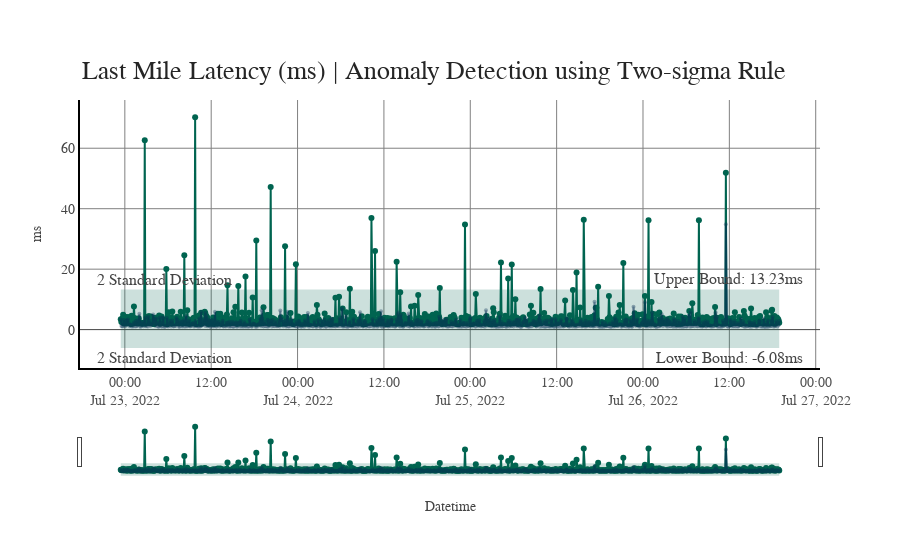

The cell this chart's notebook holds for it:
### Code cell
plot_lml_three_sigma_detection(df = lml_df,
                           last_x_days = 5,
                           date_col = 'datetime', 
                           y_col = 'last_mile_latency', 
                           num_sigma = 2
)

### Figure 1 — Plotly figure (JSON) as saved in the notebook; plotly's stock layout.template omitted (floating-point values rounded to 4 significant figures; data arrays with more than 128 entries replaced by an {"elided": "..."} marker saying what was removed)
{"data": [{"fill": "toself", "fillcolor": "rgba(0,100,80,0.2)", "hoverinfo": "skip", "line": {"color": "rgba(255,255,255,0)"}, "mode": "lines+markers", "showlegend": false, "type": "scatter", "x": {"elided": "2180 str values"}, "y": {"elided": "2180 float values"}}, {"hovertemplate": "<b>Wired + 60 GHz</b><br><b>Last Mile Latency: </b> %{y} ms<br><b>Datetime: </b>: %{x|%Y/%m/%d %H:%M:%S (%a)}<br><extra></extra>", "line": {"color": "rgb(0,100,80)"}, "mode": "lines+markers", "name": "Wired + 60 GHz", "showlegend": false, "type": "scatter", "x": {"elided": "1090 str values"}, "y": {"elided": "1090 float values"}}, {"hovertemplate": "<b>Wired</b><br><b>Last Mile Latency: </b> %{y} ms<br><b>Datetime: </b>: %{x|%Y/%m/%d %H:%M:%S (%a)}<br><extra></extra>", "line": {"color": "rgb(8,46,84)"}, "marker": {"opacity": 0.6, "size": 4}, "mode": "lines+markers", "name": "wired", "opacity": 0.6, "showlegend": false, "type": "scatter", "x": {"elided": "1093 str values"}, "y": {"elided": "1093 float values"}}], "layout": {"annotations": [{"font": {"family": "Arial", "size": 16}, "showarrow": false, "text": "2 Standard Deviation", "x": 0.02, "xanchor": "left", "xref": "paper", "y": 13.23, "yanchor": "bottom"}, {"font": {"family": "Arial", "size": 16}, "showarrow": false, "text": "Upper Bound: 13.23ms", "x": 0.98, "xanchor": "right", "xref": "paper", "y": 13.23, "yanchor": "bottom"}, {"font": {"family": "Arial", "size": 16}, "showarrow": false, "text": "2 Standard Deviation", "x": 0.02, "xanchor": "left", "xref": "paper", "y": -6.078, "yanchor": "top"}, {"font": {"family": "Arial", "size": 16}, "showarrow": false, "text": "Lower Bound: -6.08ms", "x": 0.98, "xanchor": "right", "xref": "paper", "y": -6.078, "yanchor": "top"}, {"font": {"color": "rgb(37,37,37)", "family": "Arial", "size": 26}, "showarrow": false, "text": "Last Mile Latency (ms) | Anomaly Detection using Two-sigma Rule", "x": 0, "xanchor": "left", "xref": "paper", "y": 1.05, "yanchor": "bottom", "yref": "paper"}], "autosize": true, "font": {"family": "Arial"}, "hoverlabel": {"bgcolor": "white", "font": {"family": "Arial", "size": 12}}, "paper_bgcolor": "rgba(0, 0, 0, 0)", "plot_bgcolor": "rgba(0, 0, 0, 0)", "title": {"font": {"family": "Arial"}}, "xaxis": {"autorange": true, "gridcolor": "grey", "linecolor": "black", "linewidth": 2, "range": ["2022-07-22 18:07:13.337", "2022-07-27 00:14:49.663"], "rangeslider": {"autorange": true, "range": ["2022-07-22 18:07:13.337", "2022-07-27 00:14:49.663"], "visible": true, "yaxis": {"_template": null, "rangemode": "match"}}, "showline": true, "showticklabels": true, "tickfont": {"color": "rgb(82, 82, 82)", "family": "Arial", "size": 14}, "title": {"text": "Datetime"}, "type": "date"}, "yaxis": {"autorange": true, "gridcolor": "grey", "linecolor": "black", "linewidth": 2, "range": [-12.51, 75.79], "showline": true, "tickfont": {"size": 14}, "title": {"text": "ms"}, "type": "linear"}}}
